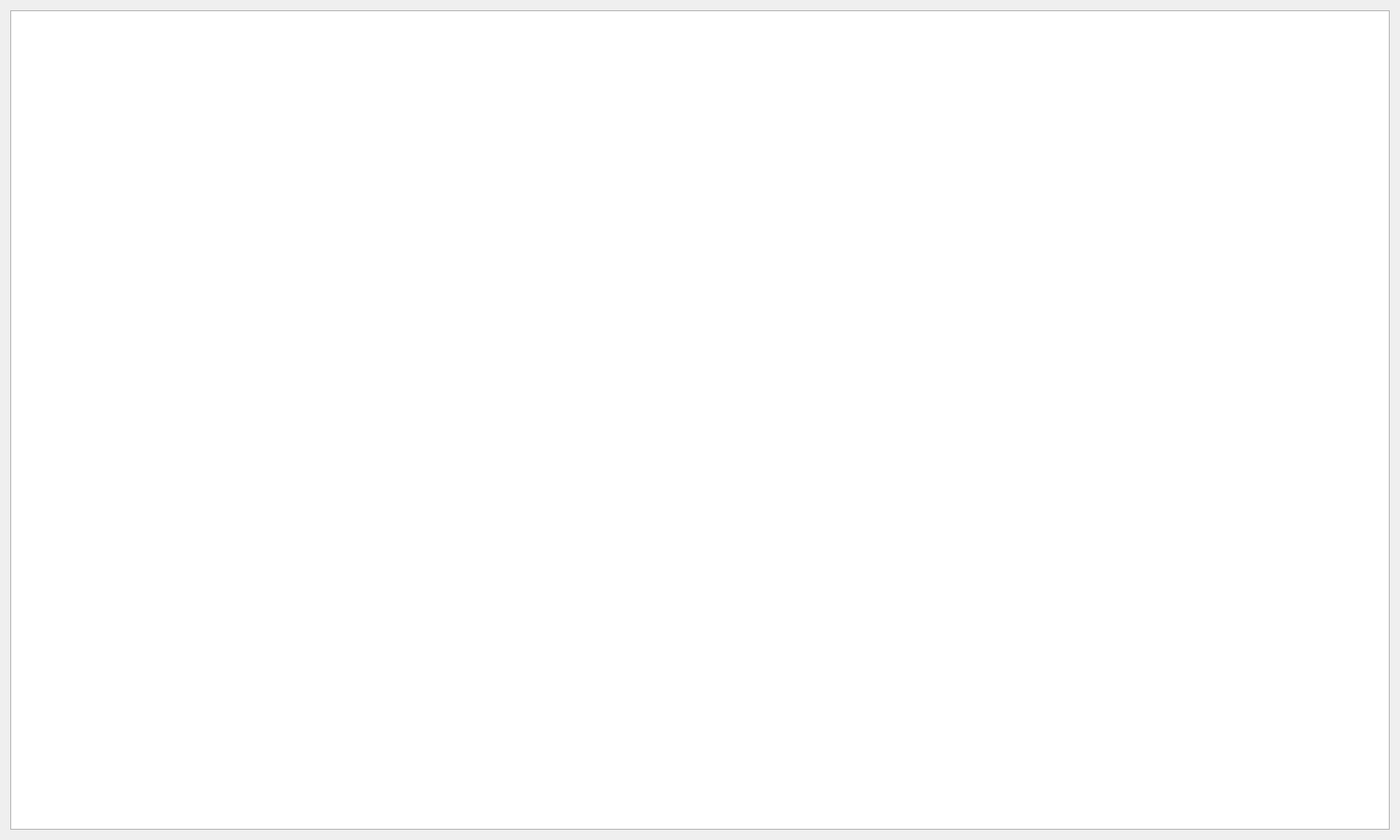
<?xml version="1.0" encoding="UTF-8"?>
<ui version="4.0">
 <class>MetadataWidget</class>
 <widget class="QWidget" name="MetadataWidget">
  <property name="windowModality">
   <enum>Qt::ApplicationModal</enum>
  </property>
  <property name="geometry">
   <rect>
    <x>0</x>
    <y>0</y>
    <width>1500</width>
    <height>900</height>
   </rect>
  </property>
  <property name="sizePolicy">
   <sizepolicy hsizetype="Minimum" vsizetype="Minimum">
    <horstretch>0</horstretch>
    <verstretch>0</verstretch>
   </sizepolicy>
  </property>
  <property name="minimumSize">
   <size>
    <width>1500</width>
    <height>900</height>
   </size>
  </property>
  <property name="windowTitle">
   <string>Metadata</string>
  </property>
  <layout class="QVBoxLayout" name="verticalLayout_2">
   <item>
    <layout class="QVBoxLayout" name="verticalLayout">
     <item>
      <widget class="QTextBrowser" name="textBrowser">
       <property name="font">
        <font>
         <family>Consolas</family>
         <pointsize>9</pointsize>
        </font>
       </property>
      </widget>
     </item>
    </layout>
   </item>
  </layout>
 </widget>
 <resources/>
 <connections/>
</ui>
